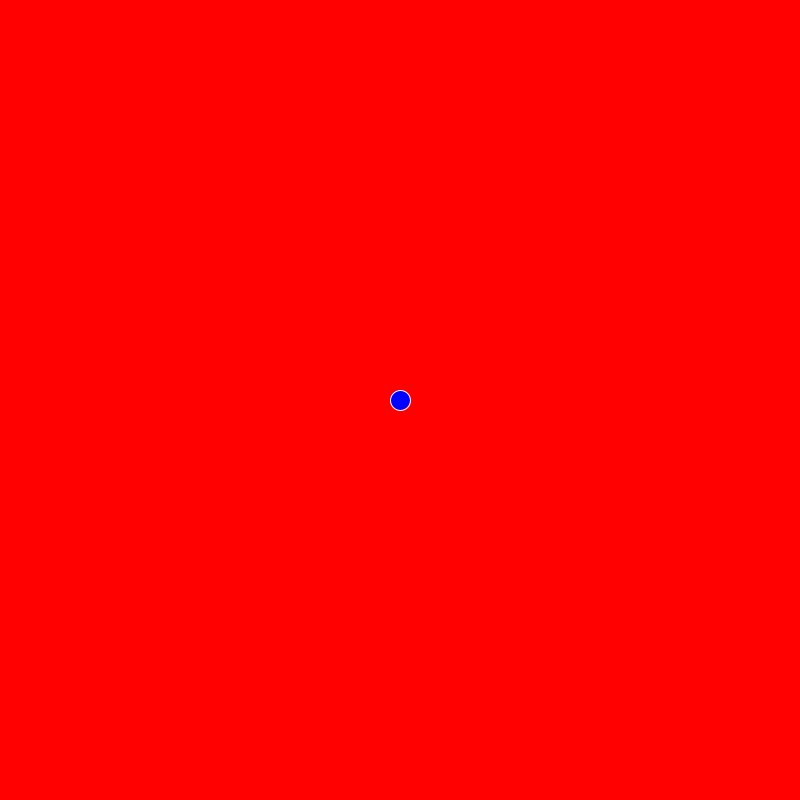
Frame 1 (no input)
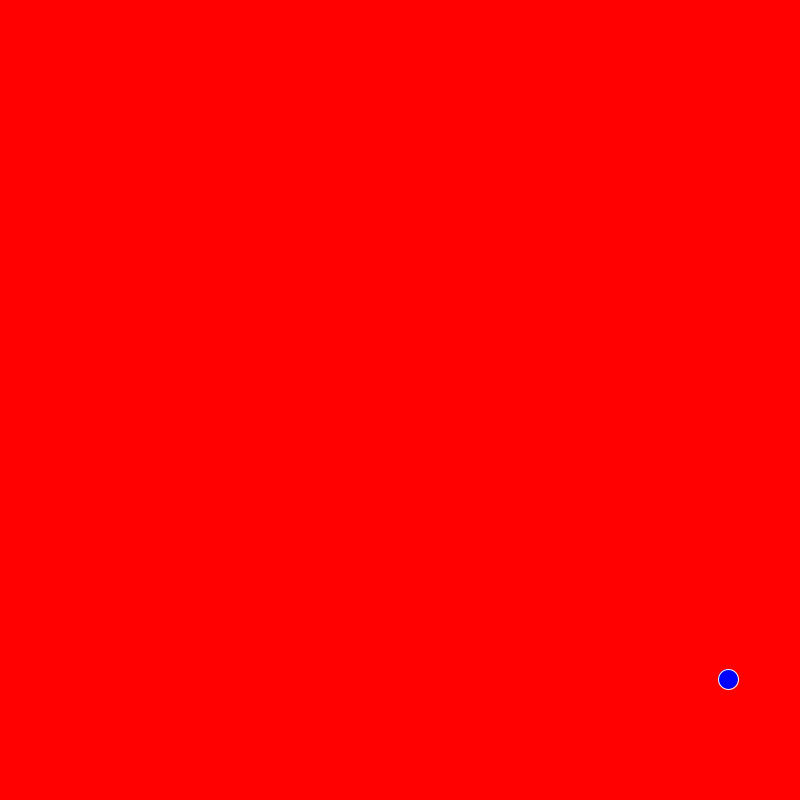
Frame 60 (the mouse pressed at the canvas centre just before this capture)
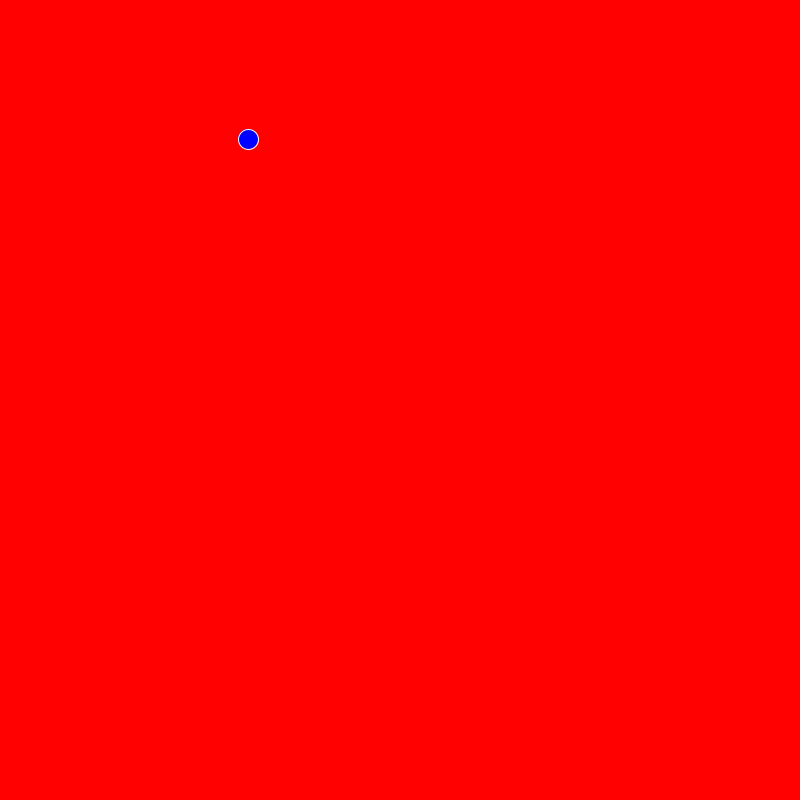
Frame 120 (the mouse held since frame 60 and released just before this capture)

The Processing sketch that drew these frames (run headless with seeded random() and noise(); from frame 60 on, the mouse is pressed at the canvas centre):

// Processing sketch: Pong
// ── Pong.pde

void setup(){
 size(800,800); 
 
}
 int x = 400;
 int y = 400;
int speed = 8;
int yspeed = 9;
void draw(){
background(255,1,1);
  fill(1,1,255);
  stroke(255,255,255);
  ellipse(x,y,20,20);
x+=speed;
y+=yspeed;
  if(x>=799){
   speed = -speed;
  }
  if(x<=1){
   speed =  -speed;
 }
    
    if(y<=1){
     yspeed=-yspeed; 
    }
    if(y>=799){
     yspeed=-yspeed; 
    }

}
